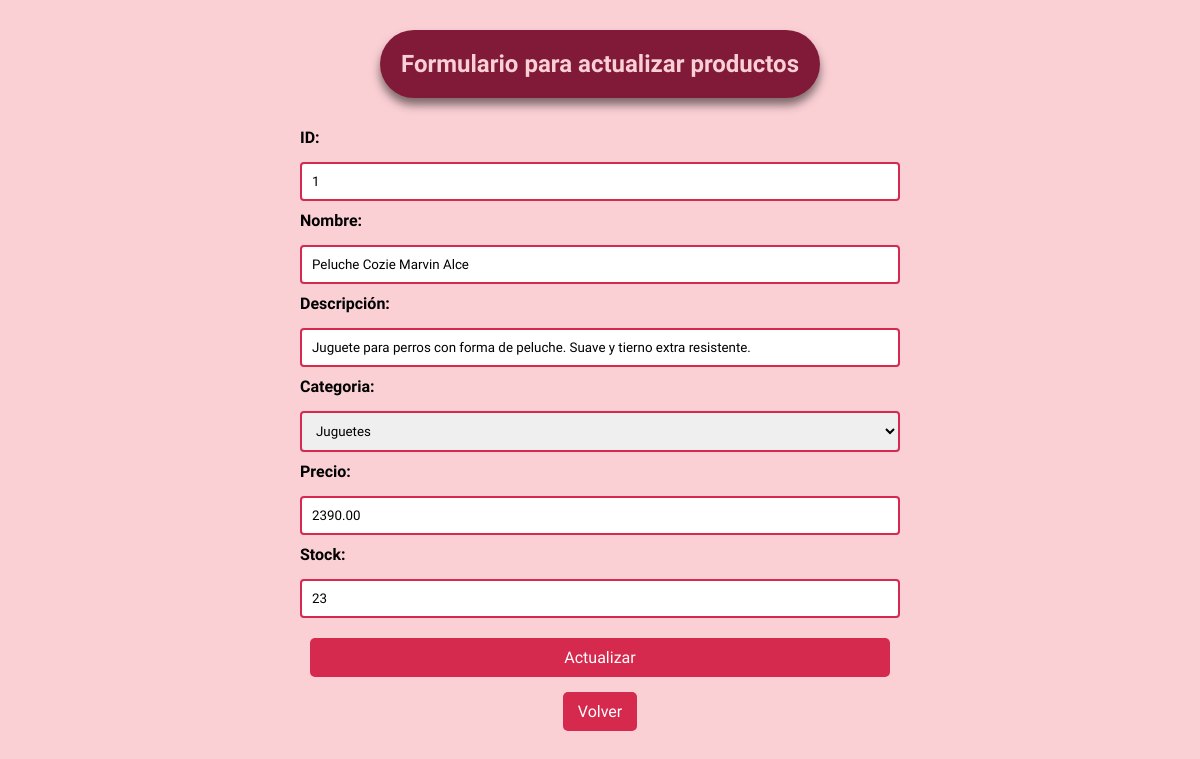
The app's page /patitas/productos_findEdit/1 with its own data.
### patitas/models.py (models this page shows, shortened)
class Producto(models.Model):
    id = models.AutoField(primary_key=True)
    nombre_prod = models.CharField(max_length=50)
    descripcion = models.TextField(max_length=200)
    id_categoria = models.ForeignKey('Categoria',on_delete=models.CASCADE, db_column='idCategoria')
    precio = models.DecimalField(max_digits=10, decimal_places=2)
    stock = models.IntegerField()
    imagen = models.ImageField(upload_to='productos_fotos/', blank=True, null=True)

class Categoria(models.Model):
    id_categoria = models.AutoField(db_column='idCategoria', primary_key=True)
    categoria = models.CharField(max_length=20, blank=False, null=False)

### patitas/views.py (the view)
# urls.py: path('productos_findEdit/<str:pk>', views.productos_findEdit, name='productos_findEdit'),
def productos_findEdit(request, pk):
    if pk != "":
        producto = Producto.objects.get(id=pk)
        categoria = Categoria.objects.all()
        print(type(producto.id_categoria.categoria))
        context = {'producto':producto, 'categoria':categoria}
        if producto:
            return render(request, 'patitas/productos_edit.html',context)
        else:
            context={'mensaje': "Error, ID no existe"}
            return render(request, 'patitas/lista_prod.html', context)

### patitas/templates/patitas/productos_edit.html (shortened to what this page needs)
{% load static %}
<!DOCTYPE html>
<html lang="en">
<head>
    <link type='text/css' href='{% static "css/style.css"%}' rel='stylesheet'/>
</head>
<body>
    <div class="productos-edit">
        {% if producto %}
            <div class="titulos-pag">
                <h2>Formulario para actualizar productos</h2>
            </div>
            <form action="{% url 'productosUpdate' %}" method="POST" class="form-crud">
                <label for="id">ID:</label>
                <input type="text" id="id" name="id" value="{{ producto.id }}" readonly>
                <label for="nombre">Nombre:</label>
                <input type="text" id="nombre" name="nombre" value="{{ producto.nombre_prod }}">
                <label for="descripcion">Descripción:</label>
                <input type="text" id="descripcion" name="descripcion" value="{{ producto.descripcion }}">
                <label for="categoria">Categoria:</label>
                <select id="categoria" name="categoria">
                    {% for categoria in categoria %}
                        <option value="{{ categoria.id_categoria }}" {% if categoria.id_categoria == producto.id_categoria.id_categoria %}selected{% endif %}>
                            {{ categoria.categoria }}
                        </option>
                    {% endfor %}
                </select>
                <label for="precio">Precio:</label>
                <input type="text" id="precio" name="precio" value="{{ producto.precio }}">
                <label for="stock">Stock:</label>
                <input type="text" id="stock" name="stock" value="{{ producto.stock }}">
                <button type="submit" name="opcion" class="btn-agregar">Actualizar</button>
            </form>
        {% endif %}
        <a href="{% url 'crud' %}" class="btn-volver">Volver</a>
    </div>
</body>
</html>

### patitas/static/css/style.css (style rules this page uses)
* { padding: 0; margin: 0; font-family: "Poetsen One", sans-serif; text-decoration: none; }
body { background-color: #fbd0d5; margin: 0; }
.titulos-pag { padding: 20px; width: 40%; border-radius: 50px; background-color: #811a39; color: #fbd0d5; margin: 30px auto; text-align: center; box-shadow: 0px 7px 10px rgba(0,0,0,0.5); }
.btn-agregar { background-color: #d5294d; color: white; padding: 10px 20px; font-size: 16px; border: none; border-radius: 50px; text-align: center; margin: 0 10px 10px; }
.productos-add, .productos-edit { padding: 0 100px; display: flex; flex-direction: column; align-items: center; }
.form-crud { display: flex; flex-direction: column; gap: 10px; width: 100%; max-width: 600px; }
.form-crud label { text-align: left; font-weight: bold; margin-bottom: 5px; }
.form-crud input, .form-crud select { padding: 10px; border: 2px solid #d5294d; border-radius: 4px; width: 100%; box-sizing: border-box; align-items: center; }
.btn-agregar { background-color: #d5294d; color: white; padding: 10px; border: none; border-radius: 5px; cursor: pointer; margin-top: 10px; }
.btn-volver { display: inline-block; margin-top: 5px; margin-bottom: 10px; padding: 10px 15px; background-color: #d5294d; color: white; text-decoration: none; border-radius: 5px; }

### records on screen
Producto: id "1", nombre "Peluche Cozie Marvin Alce", descripcion "Juguete para perros con forma de peluche. Suave y tierno extra resistente.", categoria "Juguetes", precio "2390.00", stock "23"
